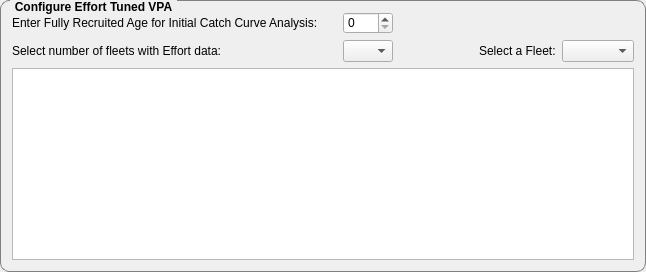
        <widget class="QGroupBox" name="SSVPAConfigure3GB">
         <property name="sizePolicy">
          <sizepolicy hsizetype="Expanding" vsizetype="Preferred">
           <horstretch>1</horstretch>
           <verstretch>0</verstretch>
          </sizepolicy>
         </property>
         <property name="font">
          <font>
           <weight>75</weight>
           <bold>true</bold>
          </font>
         </property>
         <property name="styleSheet">
          <string notr="true">
QGroupBox {
    border: 1px solid gray;
    border-radius: 9px;
    margin-top: 0.5em;
    font-weight: bold;
}

QGroupBox::title {
    subcontrol-origin: margin;
    left: 10px;
    padding: 0 3px 0 3px;
}</string>
         </property>
         <property name="title">
          <string>Configure Effort Tuned VPA</string>
         </property>
         <layout class="QVBoxLayout" name="verticalLayout_43">
          <item>
           <layout class="QHBoxLayout" name="horizontalLayout_75">
            <item>
             <widget class="QLabel" name="Configure_EffortTuned_LB1">
              <property name="sizePolicy">
               <sizepolicy hsizetype="Fixed" vsizetype="Preferred">
                <horstretch>0</horstretch>
                <verstretch>0</verstretch>
               </sizepolicy>
              </property>
              <property name="minimumSize">
               <size>
                <width>325</width>
                <height>0</height>
               </size>
              </property>
              <property name="maximumSize">
               <size>
                <width>300</width>
                <height>16777215</height>
               </size>
              </property>
              <property name="text">
               <string>Enter Fully Recruited Age for Initial Catch Curve Analysis:</string>
              </property>
             </widget>
            </item>
            <item>
             <widget class="QSpinBox" name="Configure_EffortTuned_SB1">
              <property name="sizePolicy">
               <sizepolicy hsizetype="Fixed" vsizetype="Fixed">
                <horstretch>0</horstretch>
                <verstretch>0</verstretch>
               </sizepolicy>
              </property>
              <property name="minimumSize">
               <size>
                <width>50</width>
                <height>0</height>
               </size>
              </property>
              <property name="maximumSize">
               <size>
                <width>50</width>
                <height>16777215</height>
               </size>
              </property>
             </widget>
            </item>
            <item>
             <spacer name="horizontalSpacer_72">
              <property name="orientation">
               <enum>Qt::Horizontal</enum>
              </property>
              <property name="sizeHint" stdset="0">
               <size>
                <width>40</width>
                <height>20</height>
               </size>
              </property>
             </spacer>
            </item>
           </layout>
          </item>
          <item>
           <layout class="QHBoxLayout" name="horizontalLayout_76">
            <item>
             <widget class="QLabel" name="Configure_EffortTuned_LB2">
              <property name="sizePolicy">
               <sizepolicy hsizetype="Fixed" vsizetype="Preferred">
                <horstretch>0</horstretch>
                <verstretch>0</verstretch>
               </sizepolicy>
              </property>
              <property name="minimumSize">
               <size>
                <width>325</width>
                <height>0</height>
               </size>
              </property>
              <property name="maximumSize">
               <size>
                <width>300</width>
                <height>16777215</height>
               </size>
              </property>
              <property name="text">
               <string>Select number of fleets with Effort data:</string>
              </property>
             </widget>
            </item>
            <item>
             <widget class="QComboBox" name="Configure_EffortTuned_SetNumFleetsCMB">
              <property name="minimumSize">
               <size>
                <width>50</width>
                <height>0</height>
               </size>
              </property>
              <property name="maximumSize">
               <size>
                <width>50</width>
                <height>16777215</height>
               </size>
              </property>
              <property name="toolTip">
               <string>If 1 Fleet is chosen, its Catch data are the same as the Catch at Age data found on Tab 1.</string>
              </property>
              <property name="statusTip">
               <string>If 1 Fleet is chosen, its Catch data are the same as the Catch at Age data found on Tab 1.</string>
              </property>
             </widget>
            </item>
            <item>
             <spacer name="horizontalSpacer_74">
              <property name="orientation">
               <enum>Qt::Horizontal</enum>
              </property>
              <property name="sizeHint" stdset="0">
               <size>
                <width>80</width>
                <height>20</height>
               </size>
              </property>
             </spacer>
            </item>
            <item>
             <widget class="QLabel" name="Configure_EffortTuned_LB3">
              <property name="text">
               <string>Select a Fleet:</string>
              </property>
             </widget>
            </item>
            <item>
             <widget class="QComboBox" name="Configure_EffortTuned_SelectAFleetCMB"/>
            </item>
           </layout>
          </item>
          <item>
           <widget class="QTableView" name="SSVPAFleetDataTV">
            <property name="toolTip">
             <string>Effort and Catch Data per Fleet.</string>
            </property>
            <property name="statusTip">
             <string>Effort and Catch Data per Fleet.</string>
            </property>
            <property name="whatsThis">
             <string>&lt;html&gt;&lt;head/&gt;&lt;body&gt;&lt;p align=&quot;center&quot;&gt;&lt;span style=&quot; font-weight:600;&quot;&gt;Fleet Data&lt;/span&gt;&lt;/p&gt;&lt;p&gt;These data represent the Effort and Catch data per Fleet. If only one Fleet is selected, its Catch data is the same as what's found on the Catch at Age tab in this section. If the user selects more than one fleet, those data must be loaded and saved in this section.&lt;br/&gt;&lt;/p&gt;&lt;/body&gt;&lt;/html&gt;</string>
            </property>
           </widget>
          </item>
         </layout>
        </widget>
